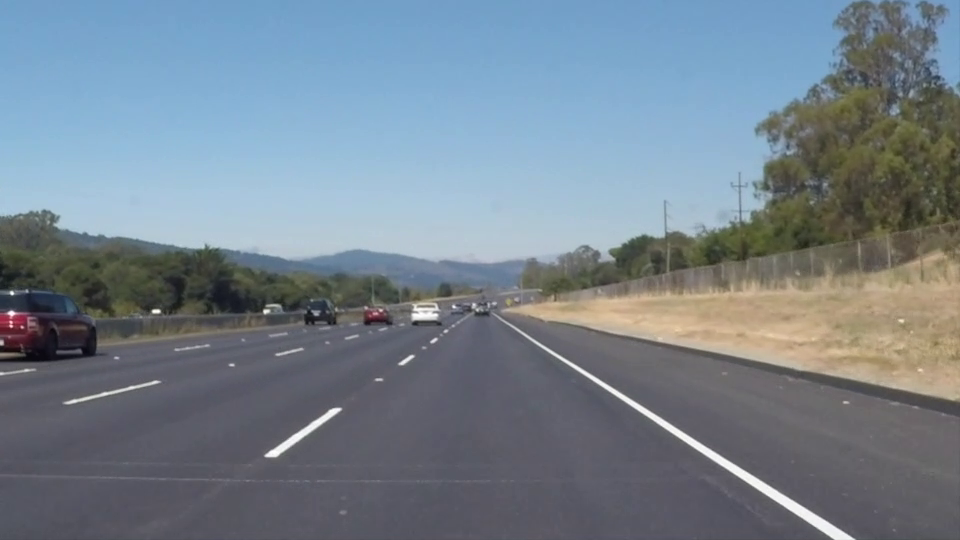
#> input picture frame 22 of test_videos/solidWhiteRight.mp4, 960 x 540 px
$ python edge_detection.py
#> lines starting #> are read from the running program, lines starting #| are printed output that depends on the picture; after the words box and inside, x2 and y2 are one past the last pixel; in counts of white or black regions, pixels touching at a corner belong together
import cv2 as cv
import numpy as np

#Test video loaded
cap = cv.VideoCapture("test_videos/solidWhiteRight.mp4")
output_path = "ExtractedContent/"
masking_coordinates = [np.array([[0,540], [960,540], [960, 380], [600,270], [300,270], [0, 350]], np.int32)]
#read the first frame
success_flag, frame = cap.read()
#> frame is the input picture: shape (540, 960, 3); mean B, G, R 141.9, 130.7, 117.7
# print(frame.shape)
# print(frame.dtype)
# print(frame[0,0])


# Canny edge detection, grayscaling and gaussian blur

def get_edges(input_frame):
    gray = cv.cvtColor(input_frame, cv.COLOR_BGR2GRAY)
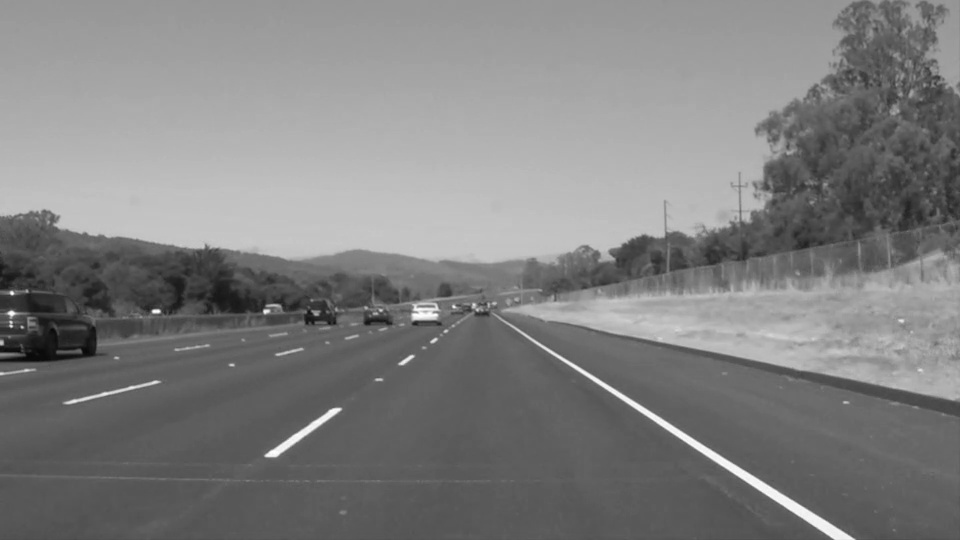
#> gray: shape (540, 960); min 6, max 255, mean 128
    blur = cv.GaussianBlur(gray, (5,5), 0)
    edges = cv.Canny(blur, 50, 150)
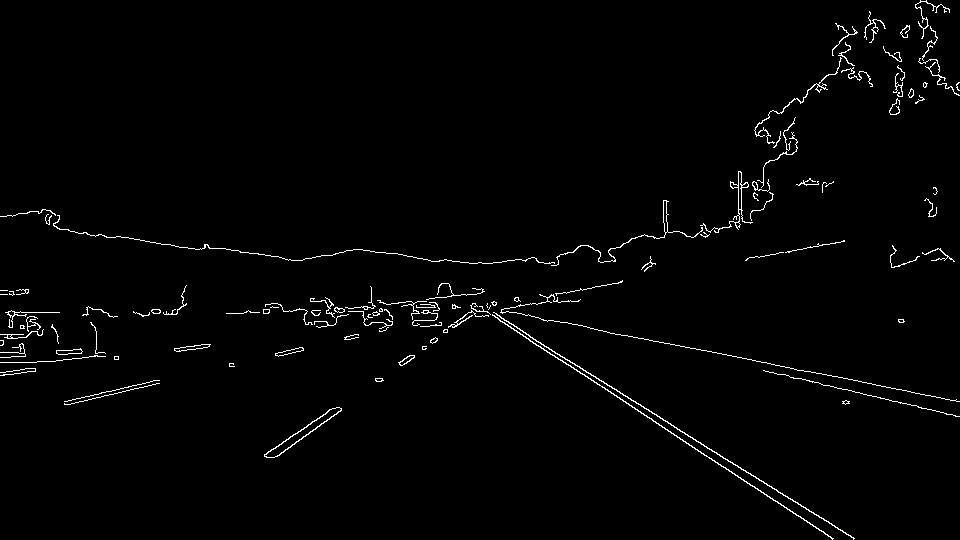
#> edges: shape (540, 960); 1.6% white in thin lines or dots

    cv.imwrite(output_path + "edges1_50_150.png", edges)
    cv.imshow("frame1", edges)
    cv.waitKey(0)
    cv.destroyAllWindows()

    return edges


def masking(input_frame):
    outlined_frame = cv.polylines(img= input_frame, pts=masking_coordinates, isClosed=True, color=(0,255,0), thickness=2)
    cv.imwrite(output_path +"outl1.png", outlined_frame)

    fresh_copy = input_frame.copy()

    filled_mask = cv.fillPoly(img=fresh_copy, pts=masking_coordinates, color=(0,255,0))
    cv.imwrite(output_path + "fill1.png", filled_mask)

    cv.imshow("outl_frame", outlined_frame)
    cv.imshow("fill_frame", filled_mask)
    cv.waitKey(0)
    cv.destroyAllWindows()

    return outlined_frame, filled_mask


def apply_mask(edges):
    mask = np.zeros(edges.shape, dtype = np.uint8)
#> mask: shape (540, 960); every value is 0
    cv.fillPoly(mask, masking_coordinates, 255)
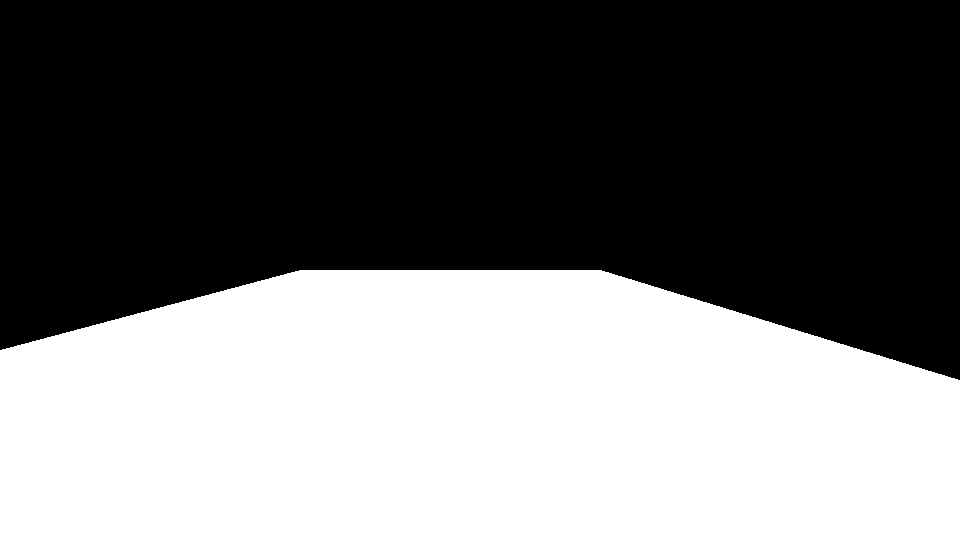
#> mask: shape (540, 960); 43.9% white; 1 white region, box (x1, y1, x2, y2) and area: (0, 270, 960, 540) 227360
    masked_edges = cv.bitwise_and(edges, mask)
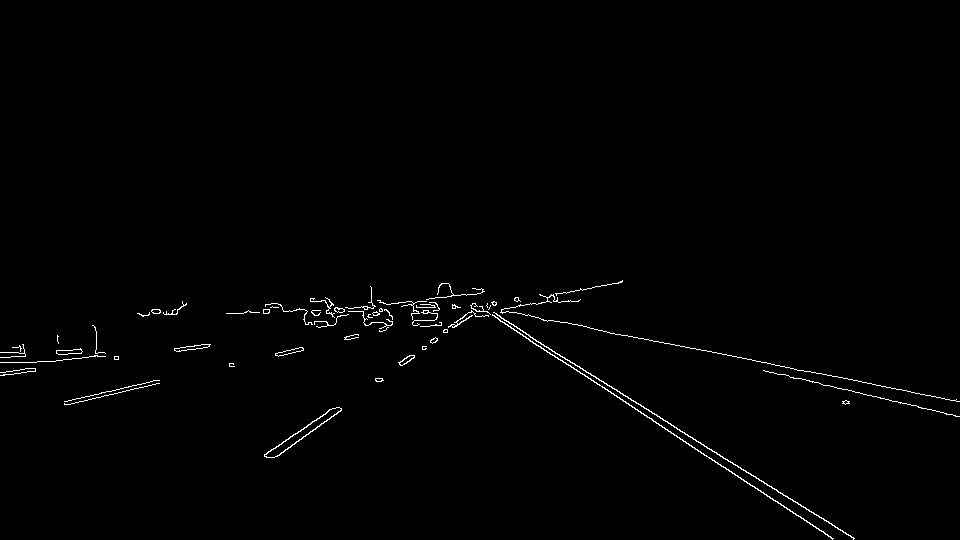
#> masked_edges: shape (540, 960); 0.85% white in thin lines or dots, all inside (x1, y1, x2, y2) = (0, 280, 960, 540)
    cv.imwrite(output_path + "masked.png", masked_edges)
    cv.imshow("maskedFrame", masked_edges)
    cv.waitKey(0)
    cv.destroyAllWindows()
    return masked_edges


def detect_lines(masked_edges):
    line_coordinates = cv.HoughLinesP(image= masked_edges, rho= 1, theta= np.pi/180, threshold= 30, minLineLength=20, maxLineGap=50)
#> line_coordinates = 49 rows, first 6: [444, 283, 853, 538], [442, 283, 823, 531], [432, 298, 910, 391], [67, 404, 159, 383], [653, 421, 833, 538], [443, 297, 547, 321]
    #print(line_coordinates)
    return line_coordinates


def draw_line(frame, line_coordinates):
    line_frame_cpy = frame.copy()
    for line in line_coordinates:
        x1, y1, x2, y2 = line
        cv.line(line_frame_cpy, (x1, y1), (x2, y2), color=(0,0,255), thickness=3)

    cv.imwrite(output_path + "lined_frame.png", line_frame_cpy)
    cv.imshow("Lined_Frame", line_frame_cpy)
    cv.waitKey(0)
    cv.destroyAllWindows()

    return line_frame_cpy

def extrapolation(line_coordinates):
    left_lane = []
#> left_lane = []
    right_lane = []
    left_slope = []
    right_slope = []
    left_intercept = []
    right_intercept = []

    for line in line_coordinates:
        x1, y1, x2, y2 = line
        #print(x1, y1, x2, y2)
        slope = (y2 - y1)/(x2 - x1)
        intercept = y1 - (slope * x1)

        if slope <0 and abs(slope) > 0.5:
            left_lane.append(line)
            left_slope.append(slope)
            left_intercept.append(intercept)
        elif slope > 0 and abs(slope) > 0.5:
            right_lane.append(line)
            right_slope.append(slope)
            right_intercept.append(intercept)
#> this loop made 1 pass
#> after the loop, left_intercept = []; left_slope = []; right_intercept = []; right_lane = []; right_slope = []

    avg_left_slope = sum(left_slope)/len(left_slope)
    avg_right_slope = sum(right_slope)/len(right_slope)
    avg_left_intercept = sum(left_intercept)/len(left_intercept)
    avg_right_intercept = sum(right_intercept)/len(right_intercept)


    x_bottom_left = (540 - avg_left_intercept)/avg_left_slope
    x_bottom_right = (540 - avg_right_intercept)/avg_right_slope
    x_horizon_left = (270 - avg_left_intercept)/avg_left_slope
    x_horizon_right = (270 - avg_right_intercept)/avg_right_slope

    return x_bottom_left, x_bottom_right, x_horizon_left, x_horizon_right


def draw_lane_lines(frame, x_bottom_left, x_bottom_right, x_horizon_right, x_horizon_left):
    frame_cpy = frame.copy()
    cv.line(frame_cpy, (int(x_bottom_left), 540), (int(x_horizon_left), 270), color=(0,0,255), thickness=3)
    cv.line(frame_cpy, (int(x_bottom_right), 540), (int(x_horizon_right), 270), color=(0,0,255), thickness=3)

    cv.imwrite(output_path + "lane_lines.png", frame_cpy)
    cv.imshow("Lined_lanes_Frame", frame_cpy)
    cv.waitKey(0)
    cv.destroyAllWindows()


#> (the run stopped early here; a loop or call above may not have finished)

$ run again, starting later in the video
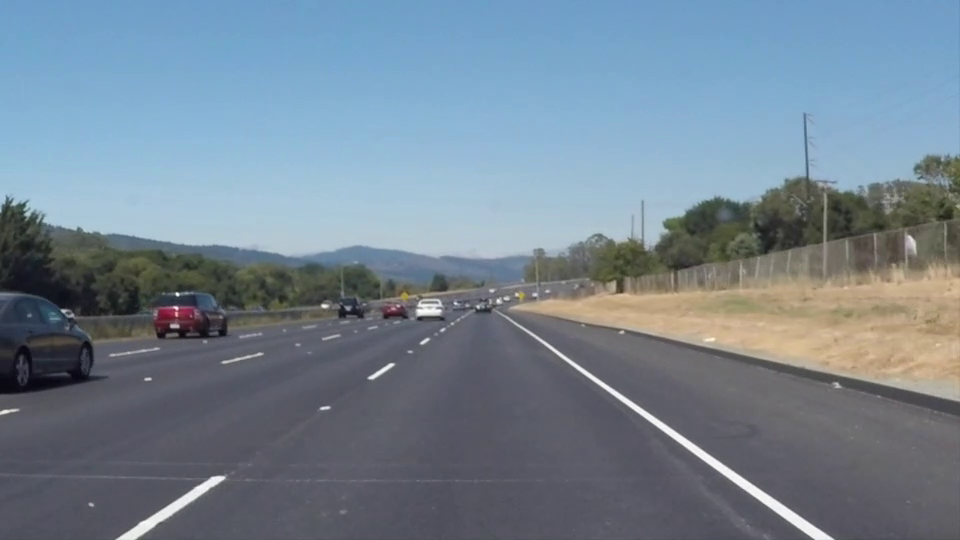
#> input picture frame 99 of test_videos/solidWhiteRight.mp4, 960 x 540 px
#> frame is the input picture: shape (540, 960, 3); mean B, G, R 146, 132.3, 116.7
#> in get_edges, `edges = cv.Canny(blur, 50, 150)`:
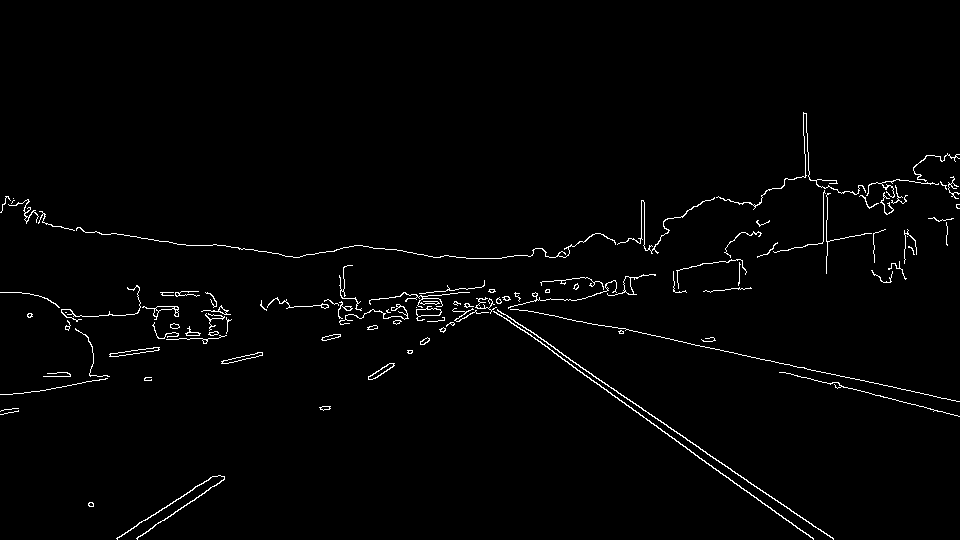
#> edges: shape (540, 960); 1.6% white in thin lines or dots, all inside (x1, y1, x2, y2) = (0, 112, 960, 540)
#> in apply_mask, `masked_edges = cv.bitwise_and(edges, mask)`:
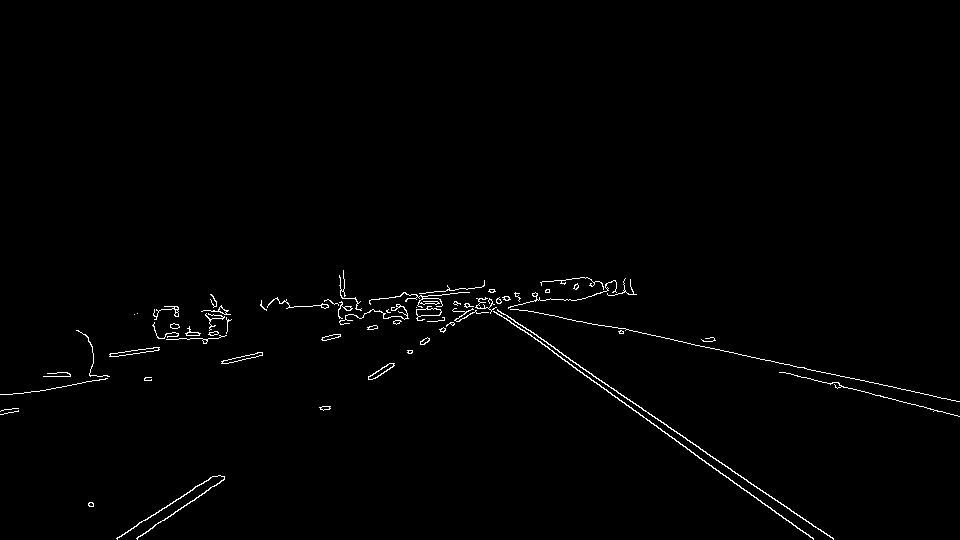
#> masked_edges: shape (540, 960); 0.95% white in thin lines or dots, all inside (x1, y1, x2, y2) = (0, 270, 960, 540)
#> line_coordinates = 56 rows, first 6: [467, 289, 783, 518], [691, 344, 959, 401], [463, 288, 484, 302], [407, 350, 487, 298], [571, 319, 623, 331], [563, 355, 833, 538]
#> left_lane = []
#> the loop in extrapolation, `for line in line_coordinates:` made 1 pass

$ run again, starting later in the video
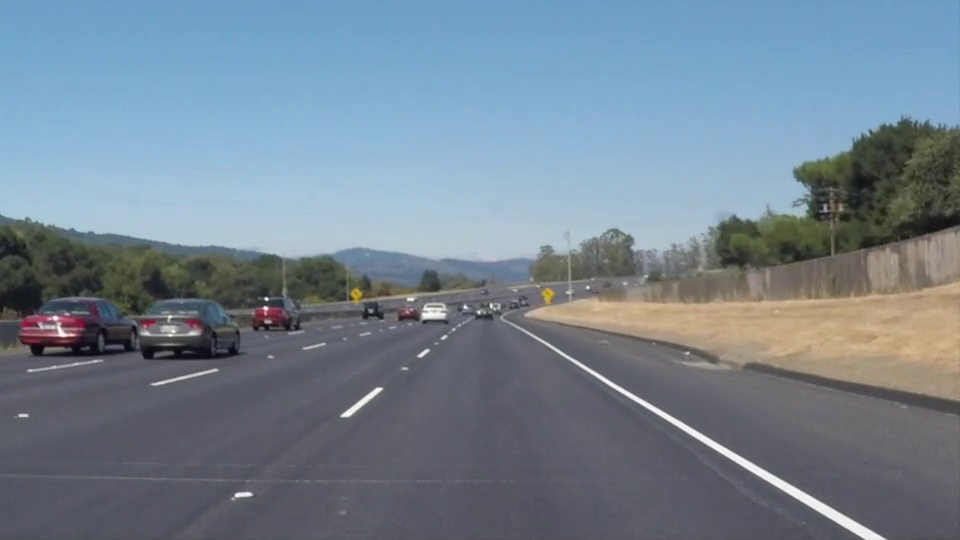
#> input picture frame 176 of test_videos/solidWhiteRight.mp4, 960 x 540 px
#> frame is the input picture: shape (540, 960, 3); mean B, G, R 145.2, 131.6, 116.5
#> in get_edges, `edges = cv.Canny(blur, 50, 150)`:
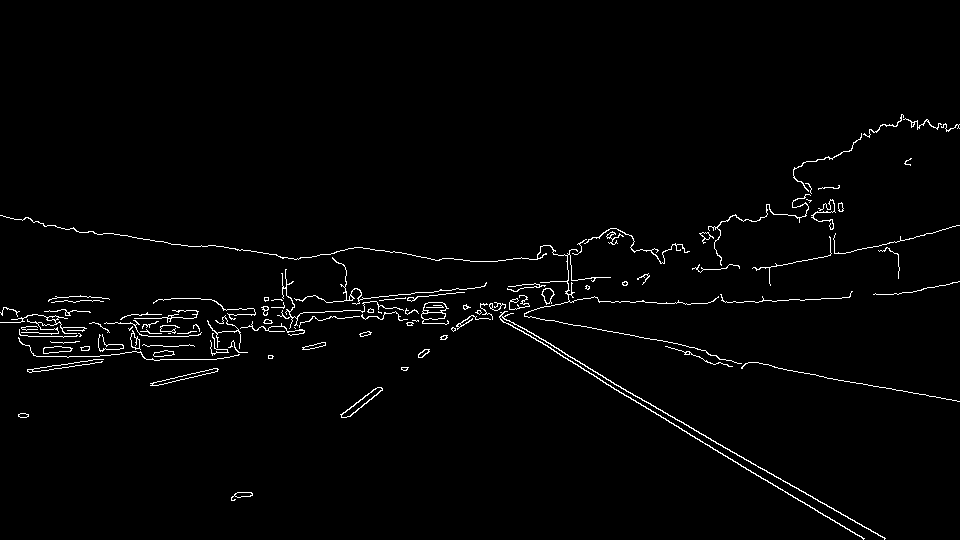
#> edges: shape (540, 960); 1.8% white in thin lines or dots, all inside (x1, y1, x2, y2) = (0, 114, 960, 540)
#> in apply_mask, `masked_edges = cv.bitwise_and(edges, mask)`:
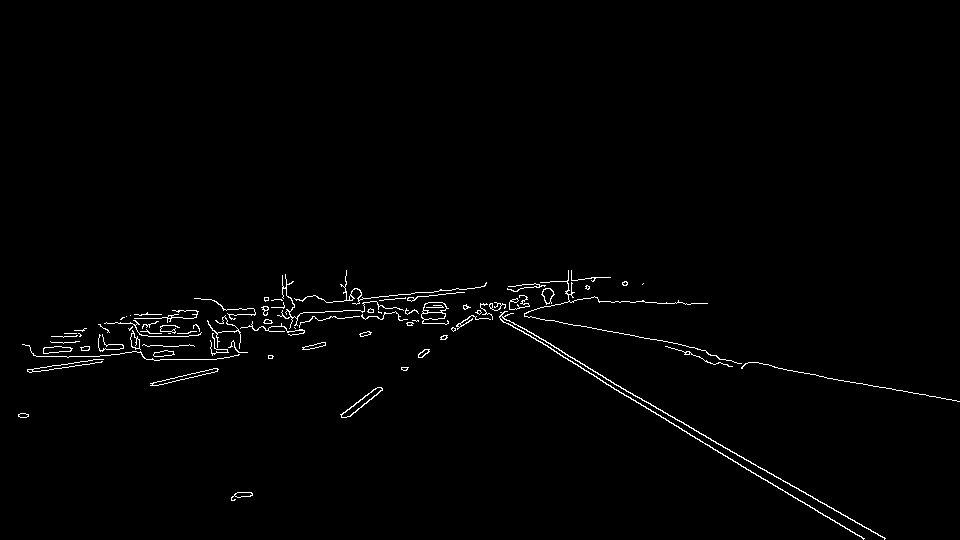
#> masked_edges: shape (540, 960); 1.2% white in thin lines or dots, all inside (x1, y1, x2, y2) = (18, 270, 960, 540)
#> line_coordinates = 71 rows, first 6: [684, 352, 959, 401], [597, 378, 863, 538], [456, 292, 884, 539], [222, 317, 597, 297], [29, 346, 593, 297], [519, 295, 627, 282]
#> left_lane = []
#> the loop in extrapolation, `for line in line_coordinates:` made 1 pass
